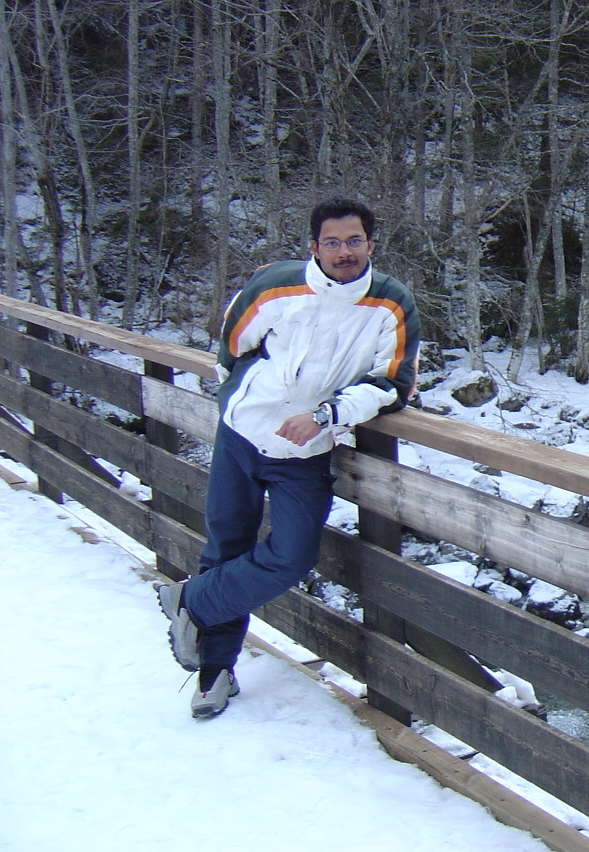
#> input picture Application/Object-detection-via-HOG-SVM-master/INRIAPerson/pos/crop001010.png, 589 x 852 px
$ jupyter execute --allow-errors testing_HOG_SVM.ipynb
#> lines starting #> are read from the running program, lines starting #| are printed output that depends on the picture; after the words box and inside, x2 and y2 are one past the last pixel; in counts of white or black regions, pixels touching at a corner belong together; long printed decimals are rounded
[cell 1]
from skimage.feature import hog
from skimage.transform import pyramid_gaussian
import joblib
from skimage import color
from imutils.object_detection import non_max_suppression
import imutils
import numpy as np
import cv2
import os
import glob

#Define HOG Parameters
# change them if necessary to orientations = 8, pixels per cell = (16,16), cells per block to (1,1) for weaker HOG
orientations = 9
pixels_per_cell = (8, 8)
cells_per_block = (2, 2)
threshold = .3

# define the sliding window:
def sliding_window(image, stepSize, windowSize):# image is the input, step size is the no.of pixels needed to skip and windowSize is the size of the actual window
    # slide a window across the image
    for y in range(0, image.shape[0], stepSize):# this line and the line below actually defines the sliding part and loops over the x and y coordinates
        for x in range(0, image.shape[1], stepSize):
            # yield the current window
            yield (x, y, image[y: y + windowSize[1], x:x + windowSize[0]])
#%%
# Upload the saved svm model:
model = joblib.load('model_hog.npy')
#> (reads Application/Object-detection-via-HOG-SVM-master/model_hog.npy from the repository)

# Test the trained classifier on an image below!
scale = 0
detections = []
# read the image you want to detect the object in:
img= cv2.imread("INRIAPerson/pos/crop001010.png")
#> img is the input picture: shape (852, 589, 3); mean B, G, R 139.7, 126.6, 116.8

# Try it with image resized if the image is too big
img= cv2.resize(img,(128,256)) # can change the size to default by commenting this code out our put in a random number
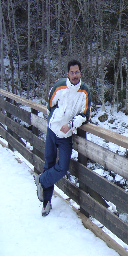
#> img: shape (256, 128, 3); mean B, G, R 139.5, 126.4, 116.6

# defining the size of the sliding window (has to be, same as the size of the image in the training data)
(winW, winH)= (64,128)
windowSize=(winW,winH)
downscale=1.5
# Apply sliding window:
for resized in pyramid_gaussian(img, downscale=1.5): # loop over each layer of the image that you take!
    # loop over the sliding window for each layer of the pyramid
    for (x,y,window) in sliding_window(resized, stepSize=10, windowSize=(winW,winH)):
        # if the window does not meet our desired window size, ignore it!
        if window.shape[0] != winH or window.shape[1] !=winW: # ensure the sliding window has met the minimum size requirement
            continue
        if window.shape == (128, 64, 3):
            window=color.rgb2gray(window)
            fds = hog(window, orientations, pixels_per_cell, cells_per_block, block_norm='L2')  # extract HOG features from the window captured
            fds = fds.reshape(1, -1) # re shape the image to make a silouhette of hog
            pred = model.predict(fds) # use the SVM model to make a prediction on the HOG features extracted from the window

        if pred == 1:
            if model.decision_function(fds) > 2:  # set a threshold value for the SVM prediction i.e. only firm the predictions above probability of 0.6
                print("Detection:: Location -> ({}, {})".format(x, y))
                print("Scale ->  {} | Confidence Score {} \n".format(scale,model.decision_function(fds)))
                detections.append((int(x * (downscale**scale)), int(y * (downscale**scale)), model.decision_function(fds),
                                   int(windowSize[0]*(downscale**scale)), # create a list of all the predictions found
                                      int(windowSize[1]*(downscale**scale))))
    scale+=1
#> this loop made 14 passes
#| Detection:: Location -> (30, 50)
#| Scale ->  0 | Confidence Score [2.334]
#| Detection:: Location -> (20, 60)
#| Scale ->  0 | Confidence Score [2.794]
#| Detection:: Location -> (40, 90)
#| Scale ->  0 | Confidence Score [2.151]
#| Detection:: Location -> (10, 100)
#| Scale ->  0 | Confidence Score [2.084]
#> after the loop, detections = [(30, 50, [2.33], 64, 128), (20, 60, [2.79], 64, 128), (40, 90, [2.15], 64, 128), (10, 100, [2.08], 64, 128)]; pred = [0]; scale = 14

clone = resized.copy()
for (x_tl, y_tl, _, w, h) in detections:
    cv2.rectangle(img, (x_tl, y_tl), (x_tl + w, y_tl + h), (0, 0, 255), thickness = 2)
#> this loop made 4 passes
#> (x_tl, y_tl) on passes 1 to 4: (30, 50), (20, 60), (40, 90), (10, 100)
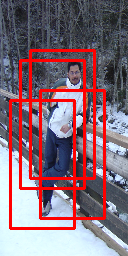
#> img: shape (256, 128, 3); 13.68% of pixels changed, all inside (x1, y1, x2, y2) = (9, 49, 106, 230)
rects = np.array([[x, y, x + w, y + h] for (x, y, _, w, h) in detections]) # do nms on the detected bounding boxes
#> rects = [[30, 50, 94, 178], [20, 60, 84, 188], [40, 90, 104, 218], [10, 100, 74, 228]]
sc = [score[0] for (x, y, score, w, h) in detections]
#> sc = [2.33, 2.79, 2.15, 2.08]
print("detection confidence score: ", sc)
#| detection confidence score:  [2.334, 2.794, 2.151, 2.084]
sc = np.array(sc)
pick = non_max_suppression(rects, probs = sc, overlapThresh = 0.3)
#> pick = [[20, 60, 84, 188]]

# the peice of code above creates a raw bounding box prior to using NMS
# the code below creates a bounding box after using nms on the detections
# you can choose which one you want to visualise, as you deem fit... simply use the following function:
# cv2.imshow in this right place (since python is procedural it will go through the code line by line).

for (xA, yA, xB, yB) in pick:
    cv2.rectangle(img, (xA, yA), (xB, yB), (0,255,0), 2)
#> this loop made 1 pass
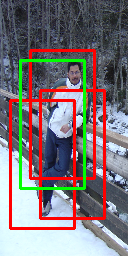
#> img: shape (256, 128, 3); 3.5% of pixels changed, all inside (x1, y1, x2, y2) = (19, 59, 86, 190)
cv2.imshow("Raw Detections after NMS", img)
#### Save the images below
cv2.waitKey(0) & 0xFF
#> (the rest of this cell did not finish here and is left out)

[cell 2]
from skimage.feature import hog
from skimage.transform import pyramid_gaussian
import joblib
from skimage import color
from imutils.object_detection import non_max_suppression
import imutils
import numpy as np
import cv2
import os
import glob

#Define HOG Parameters
# change them if necessary to orientations = 8, pixels per cell = (16,16), cells per block to (1,1) for weaker HOG
orientations = 9
pixels_per_cell = (8, 8)
cells_per_block = (2, 2)
threshold = .3

# define the sliding window:
def sliding_window(image, stepSize, windowSize):# image is the input, step size is the no.of pixels needed to skip and windowSize is the size of the actual window
    # slide a window across the image
    for y in range(0, image.shape[0], stepSize):# this line and the line below actually defines the sliding part and loops over the x and y coordinates
        for x in range(0, image.shape[1], stepSize):
            # yield the current window
            yield (x, y, image[y: y + windowSize[1], x:x + windowSize[0]])
#%%
# Upload the saved svm model:
model = joblib.load('model_gray.npy')
#> (reads Application/Object-detection-via-HOG-SVM-master/model_gray.npy from the repository)

# Test the trained classifier on an image below!
scale = 0
detections = []
# read the image you want to detect the object in:
img= cv2.imread("INRIAPerson/pos/crop001010.png")

# Try it with image resized if the image is too big
img= cv2.resize(img,(128,256)) # can change the size to default by commenting this code out our put in a random number

# defining the size of the sliding window (has to be, same as the size of the image in the training data)
(winW, winH)= (64,128)
windowSize=(winW,winH)
downscale=1.5
# Apply sliding window:
for resized in pyramid_gaussian(img, downscale=1.5): # loop over each layer of the image that you take!
    # loop over the sliding window for each layer of the pyramid
    for (x,y,window) in sliding_window(resized, stepSize=10, windowSize=(winW,winH)):
        # if the window does not meet our desired window size, ignore it!
        if window.shape[0] != winH or window.shape[1] !=winW: # ensure the sliding window has met the minimum size requirement
            continue
        if window.shape == (128, 64, 3):
            gray=color.rgb2gray(window)
            gray = np.array(gray)
            gray = gray.reshape((8192,))
            gray = gray.reshape(1, -1)
            pred = model.predict(gray) # use the SVM model to make a prediction on the HOG features extracted from the window

        if pred == 1:
            if model.decision_function(gray) > 0.6:  # set a threshold value for the SVM prediction i.e. only firm the predictions above probability of 0.6
                print("Detection:: Location -> ({}, {})".format(x, y))
                print("Scale ->  {} | Confidence Score {} \n".format(scale,model.decision_function(fds)))
                detections.append((int(x * (downscale**scale)), int(y * (downscale**scale)), model.decision_function(fds),
                                   int(windowSize[0]*(downscale**scale)), # create a list of all the predictions found
                                      int(windowSize[1]*(downscale**scale))))
    scale+=1
#> after the loop, detections = []; scale = 14

clone = resized.copy()
for (x_tl, y_tl, _, w, h) in detections:
    cv2.rectangle(img, (x_tl, y_tl), (x_tl + w, y_tl + h), (0, 0, 255), thickness = 2)
#> this loop made 0 passes
rects = np.array([[x, y, x + w, y + h] for (x, y, _, w, h) in detections]) # do nms on the detected bounding boxes
#> rects = empty array
sc = [score[0] for (x, y, score, w, h) in detections]
#> sc = []
print("detection confidence score: ", sc)
#| detection confidence score:  []
sc = np.array(sc)
#> sc = empty array
pick = non_max_suppression(rects, probs = sc, overlapThresh = 0.3)
#> pick = []

# the peice of code above creates a raw bounding box prior to using NMS
# the code below creates a bounding box after using nms on the detections
# you can choose which one you want to visualise, as you deem fit... simply use the following function:
# cv2.imshow in this right place (since python is procedural it will go through the code line by line).

for (xA, yA, xB, yB) in pick:
    cv2.rectangle(img, (xA, yA), (xB, yB), (0,255,0), 2)
cv2.imshow("Raw Detections after NMS", img)
#### Save the images below
cv2.waitKey(0) & 0xFF
#> (the rest of this cell did not finish here and is left out)
